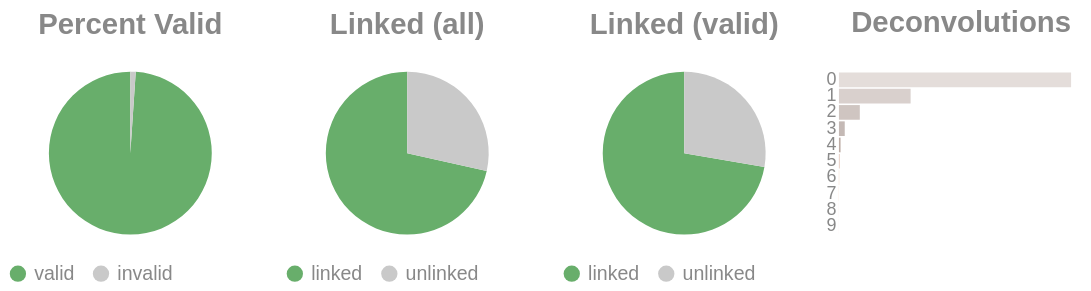

Notebook source saved alongside this figure:
### Code cell
if SKIPLR:
    pass
else:
    clash = Counter()
    for i in valids['molecule'].to_list():
        _mol = i.split("-")
        if len(_mol) == 1:
            clash.update('0')
        else:
            clash.update(_mol[-1])

    _d = {"deconvolutions": [], 'count': []}
    for k,v in clash.items():
        _d['deconvolutions'].append(k)
        _d['count'].append(v)

    tot_valid = valids['reads'].sum()
    mask = valids['reads'] >= 2
    n_linked_reads = valids.filter(mask)['reads'].sum()
    if n_linked_reads == 0:
        print_html("No linked molecules (>=2 reads) were detected; skipping linked-only distributions.")
        SKIPLR = True
    else:
        perc_valid = round(tot_valid / n_reads, 4)
        linked_perc_abs = round(n_linked_reads / n_reads, 4)
        linked_perc = round(n_linked_reads / tot_valid, 4)

    _valid = pl.DataFrame({"valids": ['valid', 'invalid'], "count": [tot_valid, n_reads - tot_valid]})
    _linked_abs = pl.DataFrame({"linked (absolute)": ['linked', 'unlinked'], "count": [n_linked_reads, n_reads - n_linked_reads]})
    _linked_rel = pl.DataFrame({"linked (valids)": ['linked', 'unlinked'], "count": [n_linked_reads, tot_valid - n_linked_reads]})

    (
        alt.hconcat(
            piechart(_valid, goodval = 'valid', title = "Percent Valid"),
            piechart(_linked_abs, goodval = "linked", title =  "Linked (all)"),
            piechart(_linked_rel, goodval = "linked", title =  "Linked (valid)"),
            convolutionbar(pl.DataFrame(_d), title = "Deconvolutions"),
            center = True,
            bounds = 'flush'
        )
        .resolve_scale(color='independent')
        .resolve_legend('independent')
        .properties(usermeta={'embedOptions': {"actions": False}})
    ).display()

### Figure 1 — Vega-Lite specification as saved in the notebook (floating-point values rounded to 4 significant figures)
{"width": "container", "height": 400, "config": {"title": {"anchor": "start", "dy": -15, "fontSize": 18, "color": "#888888", "subtitleColor": "#888888", "subtitleFontSize": 14}, "arc": {"fill": "#0072B2"}, "axis": {"domainColor": "#888888", "domainWidth": 0.5, "gridWidth": 0.2, "grid": false, "titleFontWeight": 400, "titleFontSize": 15, "labelFontSize": 11, "labelColor": "#888888", "tickColor": "#888888", "tickWidth": 0.2, "titleColor": "#888888"}, "axisBand": {"grid": false}, "axisX": {"grid": true, "tickSize": 10, "domainCap": "round"}, "axisY": {"domain": false, "grid": true, "tickSize": 0, "domainCap": "round"}, "background": "transparent", "header": {"labelFontSize": 15, "labelColor": "#888888", "titleFontSize": 15, "titleFontWeight": 600, "titleColor": "#888888"}, "legend": {"labelFont": "sans-serif", "labelFontSize": 12, "labelColor": "#888888", "symbolSize": 100, "symbolType": "circle", "titleFontSize": 12, "titlePadding": 10, "titleColor": "#888888", "title": null}, "range": {"category": ["#E69F00", "#56B4E9", "#009E73", "#F0E442", "#0072B2", "#D55E00", "#CC79A7", "#000000"], "diverging": ["#cfe8f3", "#a2d4ec", "#73bfe2", "#46abdb", "#1696d2", "#12719e"]}, "area": {"fill": "#0072B2", "fillOpacity": 0.7, "line": true, "strokeOpacity": 0.7}, "line": {"color": "#0072B2", "stroke": "#0072B2", "strokeWidth": 2}, "trail": {"color": "#0072B2", "stroke": "#0072B2", "strokeWidth": 0, "size": 1}, "point": {"filled": true, "fillOpacity": 1.0, "size": 95}, "text": {"color": "#888888", "fontSize": 11, "align": "right", "fontWeight": 400, "size": 11}, "bar": {"fill": "#0072B2", "stroke": null}, "view": {"stroke": null, "continuousWidth": 660, "continuousHeight": 400}}, "hconcat": [{"data": {"name": "data-79c471203d287ff506964285f52a1078"}, "mark": {"type": "arc"}, "encoding": {"color": {"field": "valids", "legend": {"orient": "bottom", "title": null}, "scale": {"domain": ["valid", "invalid"], "range": ["#68ae6b", "#C9C9C9"]}, "title": "Valids", "type": "nominal"}, "theta": {"field": "count", "type": "quantitative"}, "tooltip": [{"field": "valids", "title": "Valids", "type": "ordinal"}, {"field": "percent", "format": ".2%", "title": "Percent", "type": "quantitative"}, {"field": "count", "title": "Count", "type": "quantitative"}]}, "height": 100, "title": {"text": "Percent Valid", "align": "center", "anchor": "middle"}, "transform": [{"calculate": "datum.count / 3779648", "as": "percent"}], "width": 150}, {"data": {"name": "data-d89d2736816c9e36ec5cc3f9bef53269"}, "mark": {"type": "arc"}, "encoding": {"color": {"field": "linked (absolute)", "legend": {"orient": "bottom", "title": null}, "scale": {"domain": ["linked", "unlinked"], "range": ["#68ae6b", "#C9C9C9"]}, "title": "Linked (Absolute)", "type": "nominal"}, "theta": {"field": "count", "type": "quantitative"}, "tooltip": [{"field": "linked (absolute)", "title": "Linked (Absolute)", "type": "ordinal"}, {"field": "percent", "format": ".2%", "title": "Percent", "type": "quantitative"}, {"field": "count", "title": "Count", "type": "quantitative"}]}, "height": 100, "title": {"text": "Linked (all)", "align": "center", "anchor": "middle"}, "transform": [{"calculate": "datum.count / 3779648", "as": "percent"}], "width": 150}, {"data": {"name": "data-6fc8d1e8475c99d630b685f1aeaa7594"}, "mark": {"type": "arc"}, "encoding": {"color": {"field": "linked (valids)", "legend": {"orient": "bottom", "title": null}, "scale": {"domain": ["linked", "unlinked"], "range": ["#68ae6b", "#C9C9C9"]}, "title": "Linked (Valids)", "type": "nominal"}, "theta": {"field": "count", "type": "quantitative"}, "tooltip": [{"field": "linked (valids)", "title": "Linked (Valids)", "type": "ordinal"}, {"field": "percent", "format": ".2%", "title": "Percent", "type": "quantitative"}, {"field": "count", "title": "Count", "type": "quantitative"}]}, "height": 100, "title": {"text": "Linked (valid)", "align": "center", "anchor": "middle"}, "transform": [{"calculate": "datum.count / 3739475", "as": "percent"}], "width": 150}, {"data": {"name": "data-171c959073c8fbd1987142e75e0782e1"}, "mark": {"type": "bar"}, "encoding": {"color": {"field": "deconvolutions", "legend": null, "scale": {"scheme": "lightgreyred"}, "type": "nominal"}, "tooltip": [{"field": "deconvolutions", "title": "Deconvolutions", "type": "ordinal"}, {"field": "percent", "format": ".2%", "title": "Percent", "type": "quantitative"}, {"field": "count", "title": "Count", "type": "quantitative"}], "x": {"axis": null, "field": "count", "type": "quantitative"}, "y": {"field": "deconvolutions", "sort": "ascending", "title": null, "type": "nominal"}}, "height": 100, "title": {"text": "Deconvolutions", "align": "center", "anchor": "middle"}, "transform": [{"calculate": "datum.count / 1770669", "as": "percent"}], "width": 150}], "bounds": "flush", "center": true, "resolve": {"legend": {"angle": "independent"}, "scale": {"color": "independent"}}, "usermeta": {"embedOptions": {"actions": false}}, "$schema": "https://vega.github.io/schema/vega-lite/v6.4.1.json", "datasets": {"data-79c471203d287ff506964285f52a1078": [{"valids": "valid", "count": 3739475}, {"valids": "invalid", "count": 40173}], "data-d89d2736816c9e36ec5cc3f9bef53269": [{"linked (absolute)": "linked", "count": 2701867}, {"linked (absolute)": "unlinked", "count": 1077781}], "data-6fc8d1e8475c99d630b685f1aeaa7594": [{"linked (valids)": "linked", "count": 2701867}, {"linked (valids)": "unlinked", "count": 1037608}], "data-171c959073c8fbd1987142e75e0782e1": [{"deconvolutions": "0", "count": 1235142}, {"deconvolutions": "1", "count": 381386}, {"deconvolutions": "2", "count": 111025}, {"deconvolutions": "3", "count": 30879}, {"deconvolutions": "4", "count": 8641}, {"deconvolutions": "5", "count": 2441}, {"deconvolutions": "6", "count": 742}, {"deconvolutions": "7", "count": 250}, {"deconvolutions": "8", "count": 108}, {"deconvolutions": "9", "count": 55}]}}
